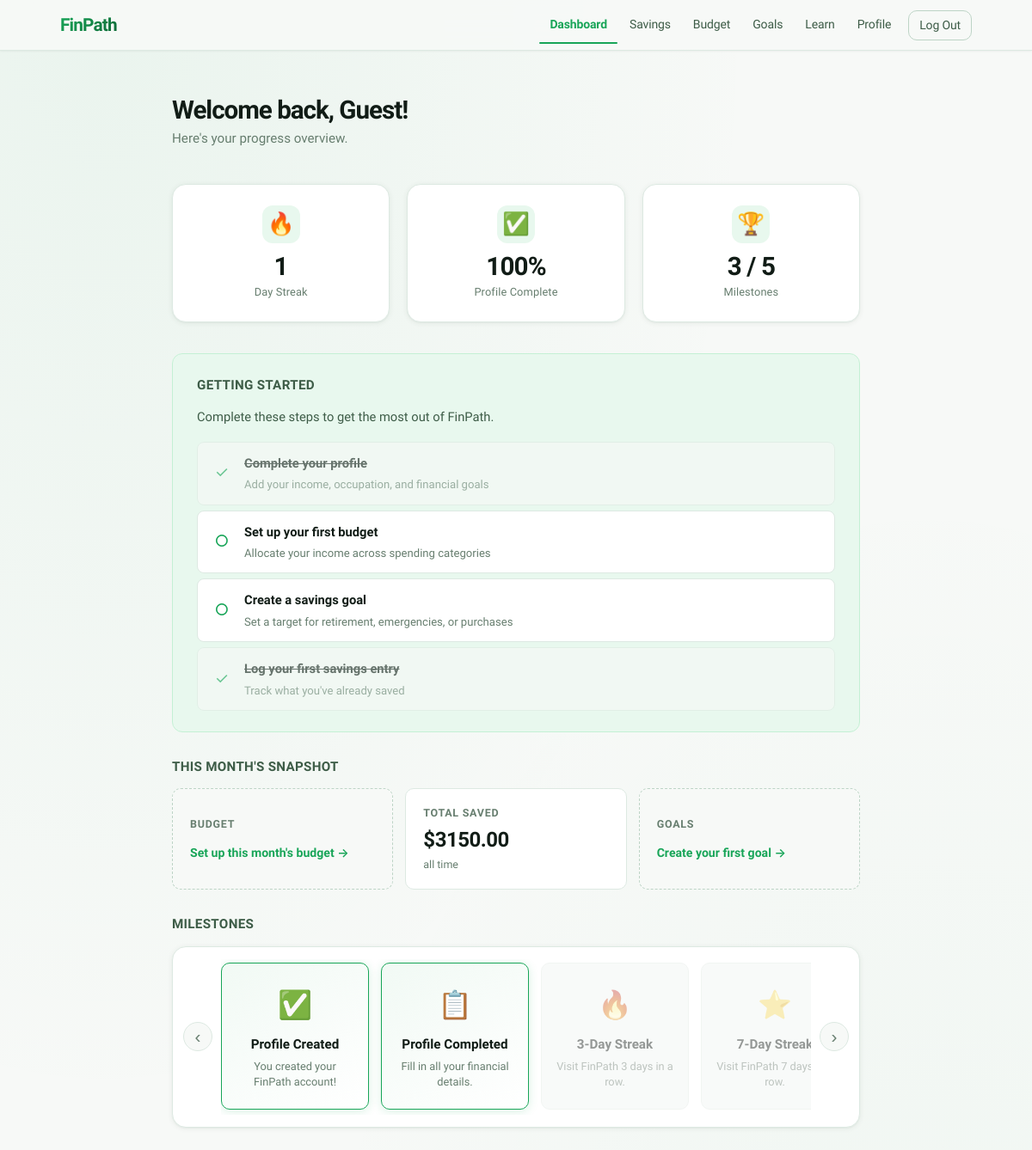
The page /accounts/dashboard/ (signed in, upper part) on the database as committed earlier.
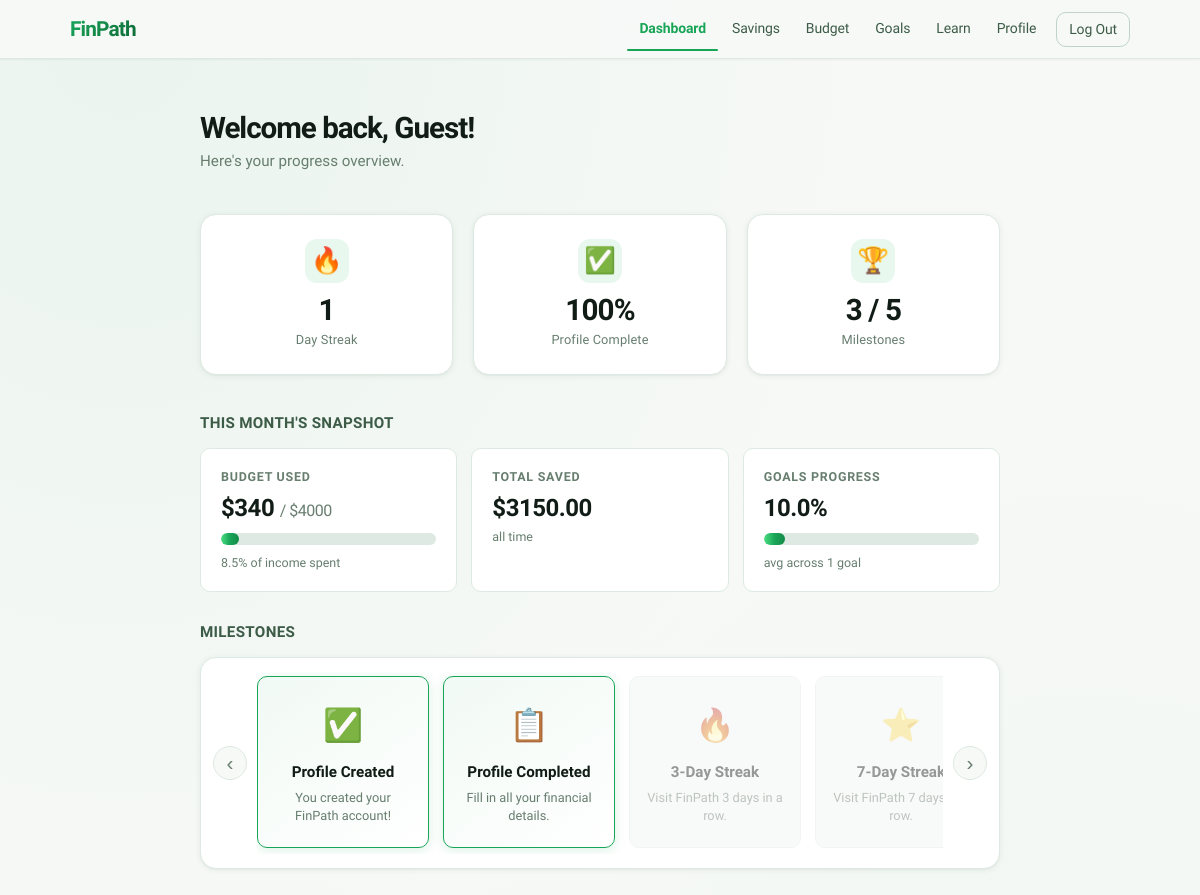
The same page on the database as committed later.
### budgets/models.py (models this page shows, shortened)
class Budget(models.Model):
    user = models.ForeignKey(User, on_delete=models.CASCADE, related_name='budgets')
    month = models.DateField(help_text='First day of the budget month')
    total_income = models.DecimalField(max_digits=12, decimal_places=2)
    created_at = models.DateTimeField(auto_now_add=True)
    class Meta:
        ordering = ['-month']
        verbose_name_plural = 'budgets'
        unique_together = ['user', 'month']

### accounts/views.py (the view)
# urls.py: path('dashboard/', views.dashboard_view, name='dashboard'),
@login_required
def dashboard_view(request):
    profile = request.user.profile
    profile.update_streak()
    milestones = profile.get_milestones()
    achieved_count = sum(1 for m in milestones if m['achieved'])
    today = timezone.now().date()
    current_month = today.replace(day=1)
    budget = Budget.objects.filter(user=request.user, month=current_month).first()
    snapshot_budget = None
    if budget:
        total_spent = Expense.objects.filter(
            user=request.user, category__budget=budget
        ).aggregate(total=Sum('amount'))['total'] or 0
        income_f = float(budget.total_income)
        spent_f = float(total_spent)
        pct = min(round(spent_f / income_f * 100, 1), 100) if income_f > 0 else 0
        snapshot_budget = {
            'income': budget.total_income,
            'spent': total_spent,
            'percent': pct,
            'over': spent_f > income_f,
        }
    total_savings = SavingsEntry.objects.filter(
        user=request.user
    ).aggregate(total=Sum('amount'))['total'] or 0
    active_goals = list(SavingsGoal.objects.filter(user=request.user, is_active=True))
    goals_count = len(active_goals)
    avg_goal_progress = round(
        sum(g.progress_percent() for g in active_goals) / goals_count, 1
    ) if goals_count else 0
    profile_complete = profile.profile_completion_percent() == 100
    has_budget = budget is not None
    has_savings = SavingsEntry.objects.filter(user=request.user).exists()
    has_goal = goals_count > 0
    show_checklist = not (profile_complete and has_budget and has_savings and has_goal)
    completion_percent = profile.profile_completion_percent()
    context = {
        'profile': profile,
        'completion_percent': completion_percent,
        'milestones': milestones,
        'achieved_count': achieved_count,
        'streak': profile.login_streak,
        'snapshot_budget': snapshot_budget,
        'total_savings': total_savings,
        'goals_count': goals_count,
        'avg_goal_progress': avg_goal_progress,
        'show_checklist': show_checklist,
        'profile_complete': profile_complete,
        'has_budget': has_budget,
        'has_savings': has_savings,
        'has_goal': has_goal,
        'placeholder_features': [
            {
                'icon': '\U0001f4ca',
                'title': 'Budget Tracking',
                'description': 'Set up your monthly budget and track spending by category.',
                'status': 'Active',
                'url': 'budget_overview',
            },
            {
                'icon': '\U0001f3af',
                'title': 'Savings Progress',
                'description': 'Track your savings and project your growth over time.',
                'status': 'Active',
                'url': 'savings_progress',
            },
            {
                'icon': '\U0001f3c6',
                'title': 'Savings Goals',
                'description': 'Set goals for purchases, retirement accounts, and emergency funds.',
                'status': 'Active',
                'url': 'goals_overview',
            },
            {
                'icon': '\U0001f4d6',
                'title': 'Learning Center',
                'description': 'Bite-sized lessons on taxes, credit, and investing.',
                'status': 'Active',
                'url': 'learn',
            },
        ],
    }
    return render(request, 'accounts/dashboard.html', context)

### accounts/models.py (called while the page is built)
    def update_streak(self):
        today = timezone.now().date()
        if self.last_visit_date is None:
            self.login_streak = 1
            self.last_visit_date = today
            self.save(update_fields=['login_streak', 'last_visit_date'])
            return
        delta = (today - self.last_visit_date).days
        if delta == 0:
            return
        elif delta == 1:
            self.login_streak += 1
        else:
            self.login_streak = 1
        self.last_visit_date = today
        self.save(update_fields=['login_streak', 'last_visit_date'])

    def profile_completion_percent(self):
        fields = ['annual_income', 'occupation', 'employment_status', 'date_of_birth', 'financial_goal']
        filled = sum(1 for f in fields if getattr(self, f))
        return int((filled / len(fields)) * 100)

### goals/models.py (called while the page is built)
    def progress_percent(self):
        if self.target_amount <= 0:
            return 0
        percent = (self.current_amount / self.target_amount) * 100
        return min(round(percent, 1), 100)

### templates/accounts/dashboard.html (shortened to what the changed rows need)
{% extends 'base.html' %}
{% block content %}
<div class="container">
    <div class="dashboard-header">
        <h2>Welcome back, {{ user.first_name|default:user.username }}!</h2>
    </div>
    {% if show_checklist %}
    <div class="dashboard-section checklist-section">
        <h3>Getting Started</h3>
        <p class="checklist-intro">Complete these steps to get the most out of FinPath.</p>
        <div class="checklist">
            <a href="{% url 'profile' %}" class="checklist-item {% if profile_complete %}checklist-done{% endif %}">
                <span class="checklist-icon">{% if profile_complete %}&#10003;{% else %}&#9675;{% endif %}</span>
                <div class="checklist-text">
                    <strong>Complete your profile</strong>
                    <span>Add your income, occupation, and financial goals</span>
                </div>
            </a>
            <a href="{% url 'budget_setup' %}" class="checklist-item {% if has_budget %}checklist-done{% endif %}">
                <span class="checklist-icon">{% if has_budget %}&#10003;{% else %}&#9675;{% endif %}</span>
                <div class="checklist-text">
                    <strong>Set up your first budget</strong>
                    <span>Allocate your income across spending categories</span>
                </div>
            </a>
            <a href="{% url 'create_goal' %}" class="checklist-item {% if has_goal %}checklist-done{% endif %}">
                <span class="checklist-icon">{% if has_goal %}&#10003;{% else %}&#9675;{% endif %}</span>
                <div class="checklist-text">
                    <strong>Create a savings goal</strong>
                    <span>Set a target for retirement, emergencies, or purchases</span>
                </div>
            </a>
            <a href="{% url 'savings_progress' %}" class="checklist-item {% if has_savings %}checklist-done{% endif %}">
                <span class="checklist-icon">{% if has_savings %}&#10003;{% else %}&#9675;{% endif %}</span>
                <div class="checklist-text">
                    <strong>Log your first savings entry</strong>
                    <span>Track what you've already saved</span>
                </div>
            </a>
        </div>
    </div>
    {% endif %}
    <div class="dashboard-section">
        <div class="snapshot-grid">
            {% if snapshot_budget %}
            <div class="snapshot-card">
                <div class="snapshot-label">Budget Used</div>
                <div class="snapshot-value">${{ snapshot_budget.spent|floatformat:0 }} <span class="snapshot-of">/ ${{ snapshot_budget.income|floatformat:0 }}</span></div>
                <div class="progress-bar-container" style="margin: 8px 0 4px;">
                    <div class="progress-bar {% if snapshot_budget.over %}progress-bar-danger{% endif %}" style="width: {{ snapshot_budget.percent }}%"></div>
                </div>
                <div class="snapshot-sub">{{ snapshot_budget.percent }}% of income spent</div>
            </div>
            {% else %}
            <a href="{% url 'budget_setup' %}" class="snapshot-card snapshot-empty">
                <div class="snapshot-label">Budget</div>
                <div class="snapshot-empty-cta">Set up this month's budget &#8594;</div>
            </a>
            {% endif %}
            {% if goals_count > 0 %}
            <div class="snapshot-card">
                <div class="snapshot-label">Goals Progress</div>
                <div class="snapshot-value">{{ avg_goal_progress }}%</div>
                <div class="progress-bar-container" style="margin: 8px 0 4px;">
                    <div class="progress-bar" style="width: {{ avg_goal_progress }}%"></div>
                </div>
                <div class="snapshot-sub">avg across {{ goals_count }} goal{{ goals_count|pluralize }}</div>
            </div>
            {% else %}
            <a href="{% url 'create_goal' %}" class="snapshot-card snapshot-empty">
                <div class="snapshot-label">Goals</div>
                <div class="snapshot-empty-cta">Create your first goal &#8594;</div>
            </a>
            {% endif %}
        </div>
    </div>
</div>
{% endblock %}

Rows that differ between the two databases and show on the page:
added Budget: income "4000"
Other text that changed with them:
{{ snapshot_budget.spent|floatformat:0 }}: (not shown) → "340"
{{ snapshot_budget.percent }}: (not shown) → "8.5"
{{ avg_goal_progress }}: (not shown) → "10.0"
{{ goals_count }}: (not shown) → "1"
text no longer shown: "GETTING STARTED Complete these steps to get the most out of FinPath. ✓ Complete your profile Add your income, occupation, and financial goals ○ Set up your first budget Allocate your income across spending categories ○ Create a savings goal Set a target for retirement, emergencies, or purchases ✓ Log your first savings entry Track what you've already saved BUDGET Set up this month's budget → GOALS Create your first goal →"
text now shown: "BUDGET USED $ / $ % of income spent GOALS PROGRESS % avg across goal"
